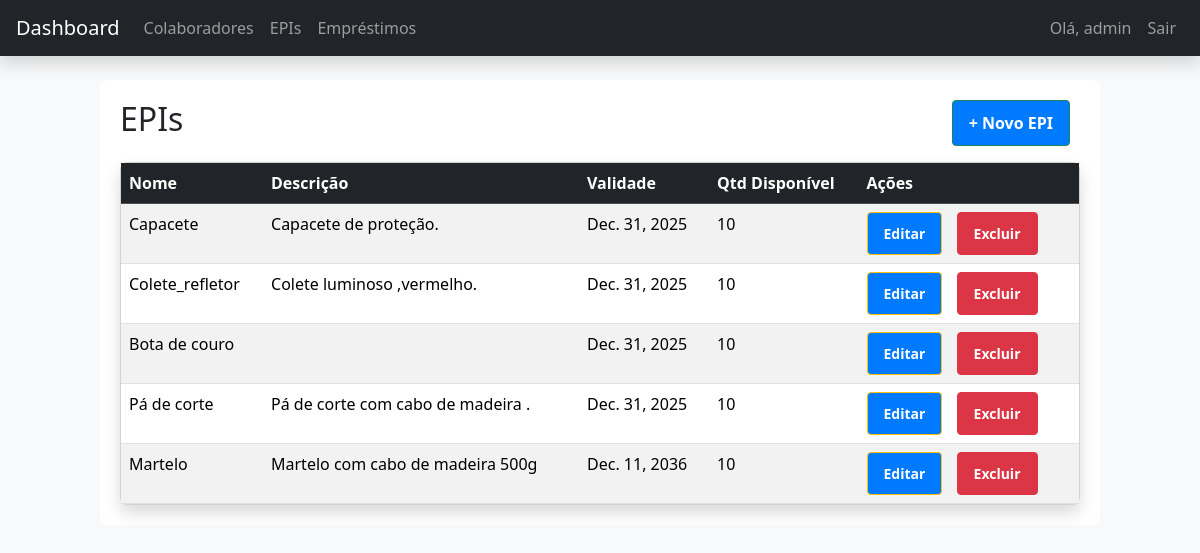
/epis/ (signed in), run on the app's committed database.
### appEpi/models.py (models this page shows, shortened)
class Epi(models.Model):
    nome = models.CharField(max_length=100)
    descricao = models.TextField(blank=True, null=True)
    validade = models.DateField(blank=True, null=True)
    quantidade = models.PositiveIntegerField(default=0)
    @property
    def quantidade_disponivel(self):
        from .models import Emprestimo
        emprestados = Emprestimo.objects.filter(
            epi=self, status='Em uso'
        ).aggregate(models.Sum('quantidade'))['quantidade__sum'] or 0
        return self.quantidade - emprestados

### appEpi/views.py (the view)
# urls.py: path('epis/', views.listar_epis, name='listar_epis'),
@login_required
def listar_epis(request):
    epis = Epi.objects.all()
    return render(request, 'epis/listar.html', {'epis': epis})

### appEpi/templates/epis/listar.html
{% extends 'base.html' %}
{% block content %}
<div class="d-flex justify-content-between align-items-center mb-3">
<h2>EPIs</h2>
<a class="btn btn-success" href="{% url 'cadastrar_epi' %}">+ Novo EPI</a>
</div>
<div class="card shadow rounded-3">
<div class="table-responsive">
<table class="table table-striped table-hover mb-0">
<thead class="table-dark">
<tr><th>Nome</th><th>Descrição</th><th>Validade</th><th>Qtd Disponível</th><th>Ações</th></tr>
</thead>
<tbody>
{% for epi in epis %}
<tr>
<td>{{ epi.nome }}</td>
<td>{{ epi.descricao }}</td>
<td>{{ epi.validade }}</td>
<td>{{ epi.quantidade_disponivel }}</td>
<td>
<a class="btn btn-sm btn-warning" href="{% url 'editar_epi' epi.id %}">Editar</a>
<a class="btn btn-sm btn-danger" href="{% url 'excluir_epi' epi.id %}">Excluir</a>
</td>
</tr>
{% empty %}
<tr><td colspan="5" class="text-center text-muted">Nenhum EPI cadastrado.</td></tr>
{% endfor %}
</tbody>
</table>
</div>
</div>
{% endblock %}

### appEpi/templates/base.html (shortened to what this page needs)
<!DOCTYPE html>
<html lang="pt-br">
{% load static %}
<head>
<link rel="stylesheet" href="https://cdn.jsdelivr.net/npm/bootstrap@5.3.3/dist/css/bootstrap.min.css">
<link rel="stylesheet" href="{% static 'css/style.css' %}">
</head>
<body class="bg-light">
<nav class="navbar navbar-expand-lg navbar-dark bg-dark px-3 shadow">
<a class="navbar-brand" href="{% url 'home' %}">Dashboard</a>
<div class="collapse navbar-collapse">
<ul class="navbar-nav me-auto">
<li class="nav-item"><a class="nav-link" href="{% url 'listar_colaboradores' %}">Colaboradores</a></li>
<li class="nav-item"><a class="nav-link" href="{% url 'listar_epis' %}">EPIs</a></li>
<li class="nav-item"><a class="nav-link" href="{% url 'listar_emprestimos' %}">Empréstimos</a></li>
</ul>
<ul class="navbar-nav">
{% if user.is_authenticated %}
<li class="nav-item"><span class="nav-link">Olá, {{ user.username }}</span></li>
<li class="nav-item"><a class="nav-link" href="{% url 'logout' %}">Sair</a></li>
{% endif %}
</ul>
</div>
</nav>
<div class="container my-4">
{% block content %}{% endblock %}
</div>
</body>
</html>

### appEpi/templates/registration/static/css/style.css (style rules this page uses)
.container { max-width: 1000px; margin: 0 auto; padding: 20px; background-color: #fff; border-radius: 8px; }
.btn { display: inline-block; padding: 10px 16px; background-color: #007bff; color: white; border-radius: 4px; text-decoration: none; font-weight: bold; margin-right: 10px; }
.btn-danger { background-color: #dc3545; }

### data on the page
Epi: nome "Capacete", descricao "Capacete de proteção.", validade "Dec. 31, 2025", quantidade_disponivel "10"
Epi: nome "Colete_refletor", descricao "Colete luminoso ,vermelho.", validade "Dec. 31, 2025", quantidade_disponivel "10"
Epi: nome "Bota de couro", validade "Dec. 31, 2025", quantidade_disponivel "10"
Epi: nome "Pá de corte", descricao "Pá de corte com cabo de madeira .", validade "Dec. 31, 2025", quantidade_disponivel "10"
Epi: nome "Martelo", descricao "Martelo com cabo de madeira 500g", validade "Dec. 11, 2036", quantidade_disponivel "10"

### other printed values
{{ user.username }} "admin"
